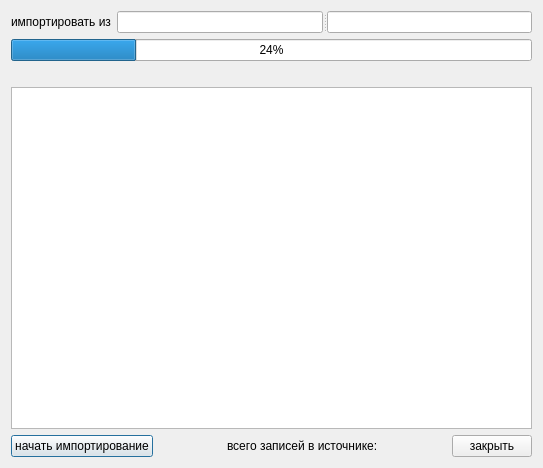
<ui version="4.0" >
 <class>Dialog</class>
 <widget class="QDialog" name="Dialog" >
  <property name="geometry" >
   <rect>
    <x>0</x>
    <y>0</y>
    <width>543</width>
    <height>468</height>
   </rect>
  </property>
  <property name="windowTitle" >
   <string>Загрузка организаций из ЕИС.ОМС</string>
  </property>
  <layout class="QGridLayout" >
   <item row="0" column="0" colspan="2" >
    <layout class="QHBoxLayout" >
     <item>
      <widget class="QLabel" name="label" >
       <property name="text" >
        <string>импортировать из</string>
       </property>
      </widget>
     </item>
     <item>
      <widget class="QSplitter" name="splitter" >
       <property name="orientation" >
        <enum>Qt::Horizontal</enum>
       </property>
       <widget class="QLineEdit" name="edtFileName" >
        <property name="text" >
         <string/>
        </property>
        <property name="readOnly" >
         <bool>false</bool>
        </property>
       </widget>
       <widget class="QLineEdit" name="edtIP" >
        <property name="readOnly" >
         <bool>false</bool>
        </property>
       </widget>
      </widget>
     </item>
    </layout>
   </item>
   <item row="2" column="0" colspan="2" >
    <widget class="CProgressBar" name="progressBar" >
     <property name="value" >
      <number>24</number>
     </property>
     <property name="orientation" >
      <enum>Qt::Horizontal</enum>
     </property>
    </widget>
   </item>
   <item row="3" column="0" colspan="2" >
    <widget class="QLabel" name="statusLabel" >
     <property name="text" >
      <string/>
     </property>
    </widget>
   </item>
   <item row="4" column="0" colspan="2" >
    <widget class="QTextBrowser" name="log" />
   </item>
   <item row="5" column="0" colspan="2" >
    <layout class="QHBoxLayout" >
     <property name="spacing" >
      <number>6</number>
     </property>
     <property name="margin" >
      <number>0</number>
     </property>
     <item>
      <widget class="QPushButton" name="btnImport" >
       <property name="text" >
        <string>начать импортирование</string>
       </property>
      </widget>
     </item>
     <item>
      <spacer>
       <property name="orientation" >
        <enum>Qt::Horizontal</enum>
       </property>
       <property name="sizeHint" stdset="0" >
        <size>
         <width>40</width>
         <height>20</height>
        </size>
       </property>
      </spacer>
     </item>
     <item>
      <widget class="QLabel" name="labelNum" >
       <property name="text" >
        <string>всего записей в источнике:</string>
       </property>
      </widget>
     </item>
     <item>
      <spacer>
       <property name="orientation" >
        <enum>Qt::Horizontal</enum>
       </property>
       <property name="sizeHint" stdset="0" >
        <size>
         <width>40</width>
         <height>20</height>
        </size>
       </property>
      </spacer>
     </item>
     <item>
      <widget class="QPushButton" name="btnClose" >
       <property name="text" >
        <string>закрыть</string>
       </property>
      </widget>
     </item>
    </layout>
   </item>
  </layout>
 </widget>
 <customwidgets>
  <customwidget>
   <class>CProgressBar</class>
   <extends>QProgressBar</extends>
   <header location="global" >library.ProgressBar</header>
  </customwidget>
 </customwidgets>
 <resources/>
 <connections/>
</ui>
